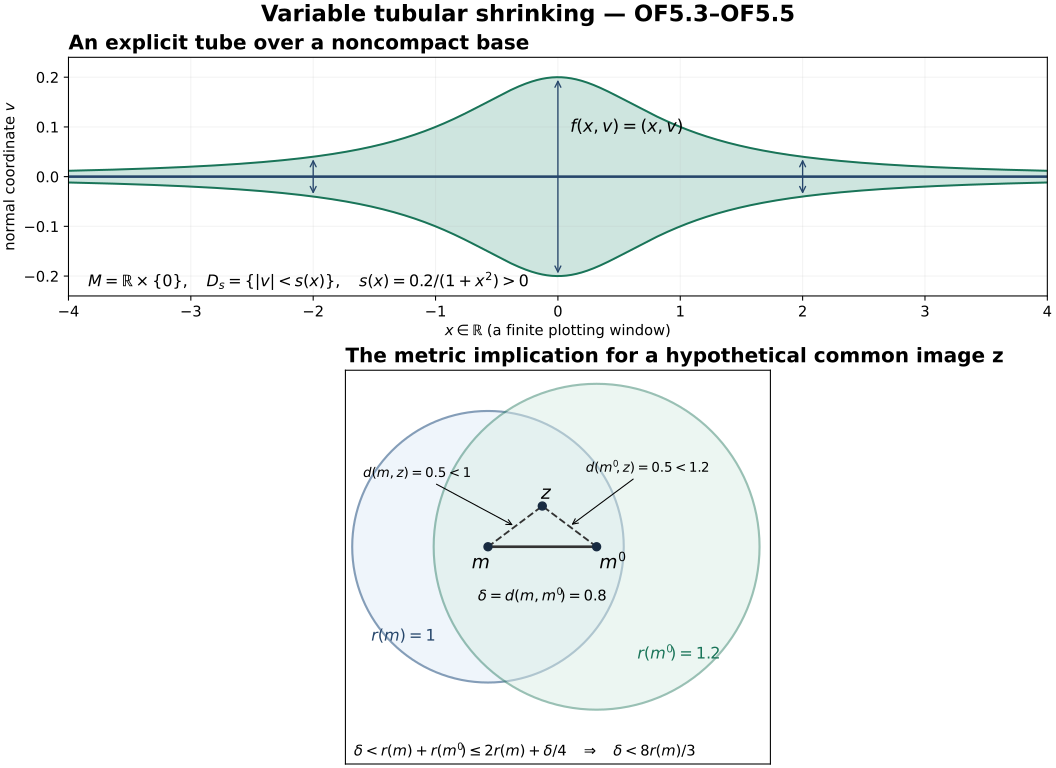

Source code (Python):
"""CC0 reproducible illustrations of OF5's domain and collision estimate."""
from pathlib import Path
import numpy as np
import matplotlib
matplotlib.use('Agg')
import matplotlib.pyplot as plt
from matplotlib.patches import Circle
D=Path(__file__).resolve().parent
plt.rcParams.update({'font.family':'DejaVu Sans','font.size':11,'mathtext.fontset':'dejavusans'})
plt.rcParams.update({'svg.fonttype':'none','svg.hashsalt':'SH02-tubular_shrinking-v1'})
fig,axes=plt.subplots(2,1,figsize=(11,8),layout='constrained',gridspec_kw={'height_ratios':[1,1.65]})
ax=axes[0]
x=np.linspace(-4,4,1601);s=.2/(1+x*x)
ax.fill_between(x,-s,s,color='#cee5df');ax.plot(x,s,color='#197458');ax.plot(x,-s,color='#197458')
ax.axhline(0,color='#26466b',lw=2)
for a in [-2,0,2]:
    sa=.2/(1+a*a)
    ax.annotate('',xy=(a,sa),xytext=(a,-sa),arrowprops={'arrowstyle':'<->','color':'#26466b'})
ax.text(.1,.09,r'$f(x,v)=(x,v)$',fontsize=13)
ax.set_title('An explicit tube over a noncompact base',loc='left',fontsize=15,weight='bold')
ax.set_xlim(-4,4);ax.set_ylim(-.24,.24)
ax.set_xlabel(r'$x\in\mathbb{R}$ (a finite plotting window)');ax.set_ylabel(r'normal coordinate $v$')
ax.text(.02,.04,r'$M=\mathbb{R}\times\{0\},\quad D_s=\{|v|<s(x)\},\quad s(x)=0.2/(1+x^2)>0$',transform=ax.transAxes,fontsize=12)
ax.grid(alpha=.15)

ax=axes[1]
m=np.array([0.,0.]);mp=np.array([.8,0.]);z=np.array([.4,.3])
ax.add_patch(Circle(m,1,facecolor='#e7eff9',edgecolor='#426992',alpha=.65,lw=1.6))
ax.add_patch(Circle(mp,1.2,facecolor='#d9eee5',edgecolor='#338169',alpha=.5,lw=1.6))
ax.plot([0,.8],[0,0],color='#333333',lw=2)
for p in [m,mp]:ax.plot([p[0],z[0]],[p[1],z[1]],'--',color='#333333',lw=1.4)
ax.scatter([m[0],mp[0],z[0]],[m[1],mp[1],z[1]],color='#182b41',zorder=5)
ax.text(-.12,-.16,r'$m$',fontsize=14);ax.text(.82,-.16,r"$m'$",fontsize=14);ax.text(.39,.35,r'$z$',fontsize=14)
ax.annotate(r'$d(m,z)=0.5<1$',xy=(.2,.15),xytext=(-.92,.51),fontsize=10,arrowprops={'arrowstyle':'->','lw':.8})
ax.annotate(r"$d(m',z)=0.5<1.2$",xy=(.6,.15),xytext=(.72,.55),fontsize=10,arrowprops={'arrowstyle':'->','lw':.8})
ax.text(.4,-.40,r"$\delta=d(m,m')=0.8$",fontsize=11,ha='center')
ax.text(-.86,-.70,r'$r(m)=1$',color='#26466b',fontsize=12)
ax.text(1.10,-.83,r"$r(m')=1.2$",color='#197458',fontsize=12)
ax.set_title('The metric implication for a hypothetical common image z',loc='left',fontsize=15,weight='bold')
ax.set_xlim(-1.05,2.08);ax.set_ylim(-1.60,1.3);ax.set_aspect('equal')
ax.set_xticks([]);ax.set_yticks([])
ax.text(.02,.02,r"$\delta<r(m)+r(m')\leq2r(m)+\delta/4\quad\Rightarrow\quad\delta<8r(m)/3$",transform=ax.transAxes,fontsize=11)
fig.suptitle('Variable tubular shrinking — OF5.3–OF5.5',fontsize=17,weight='bold')
fig.savefig(D/'tubular_shrinking.png',dpi=180)
fig.savefig(D/'tubular_shrinking.svg',metadata={'Date':None})
plt.close(fig)
print('figure_written')
